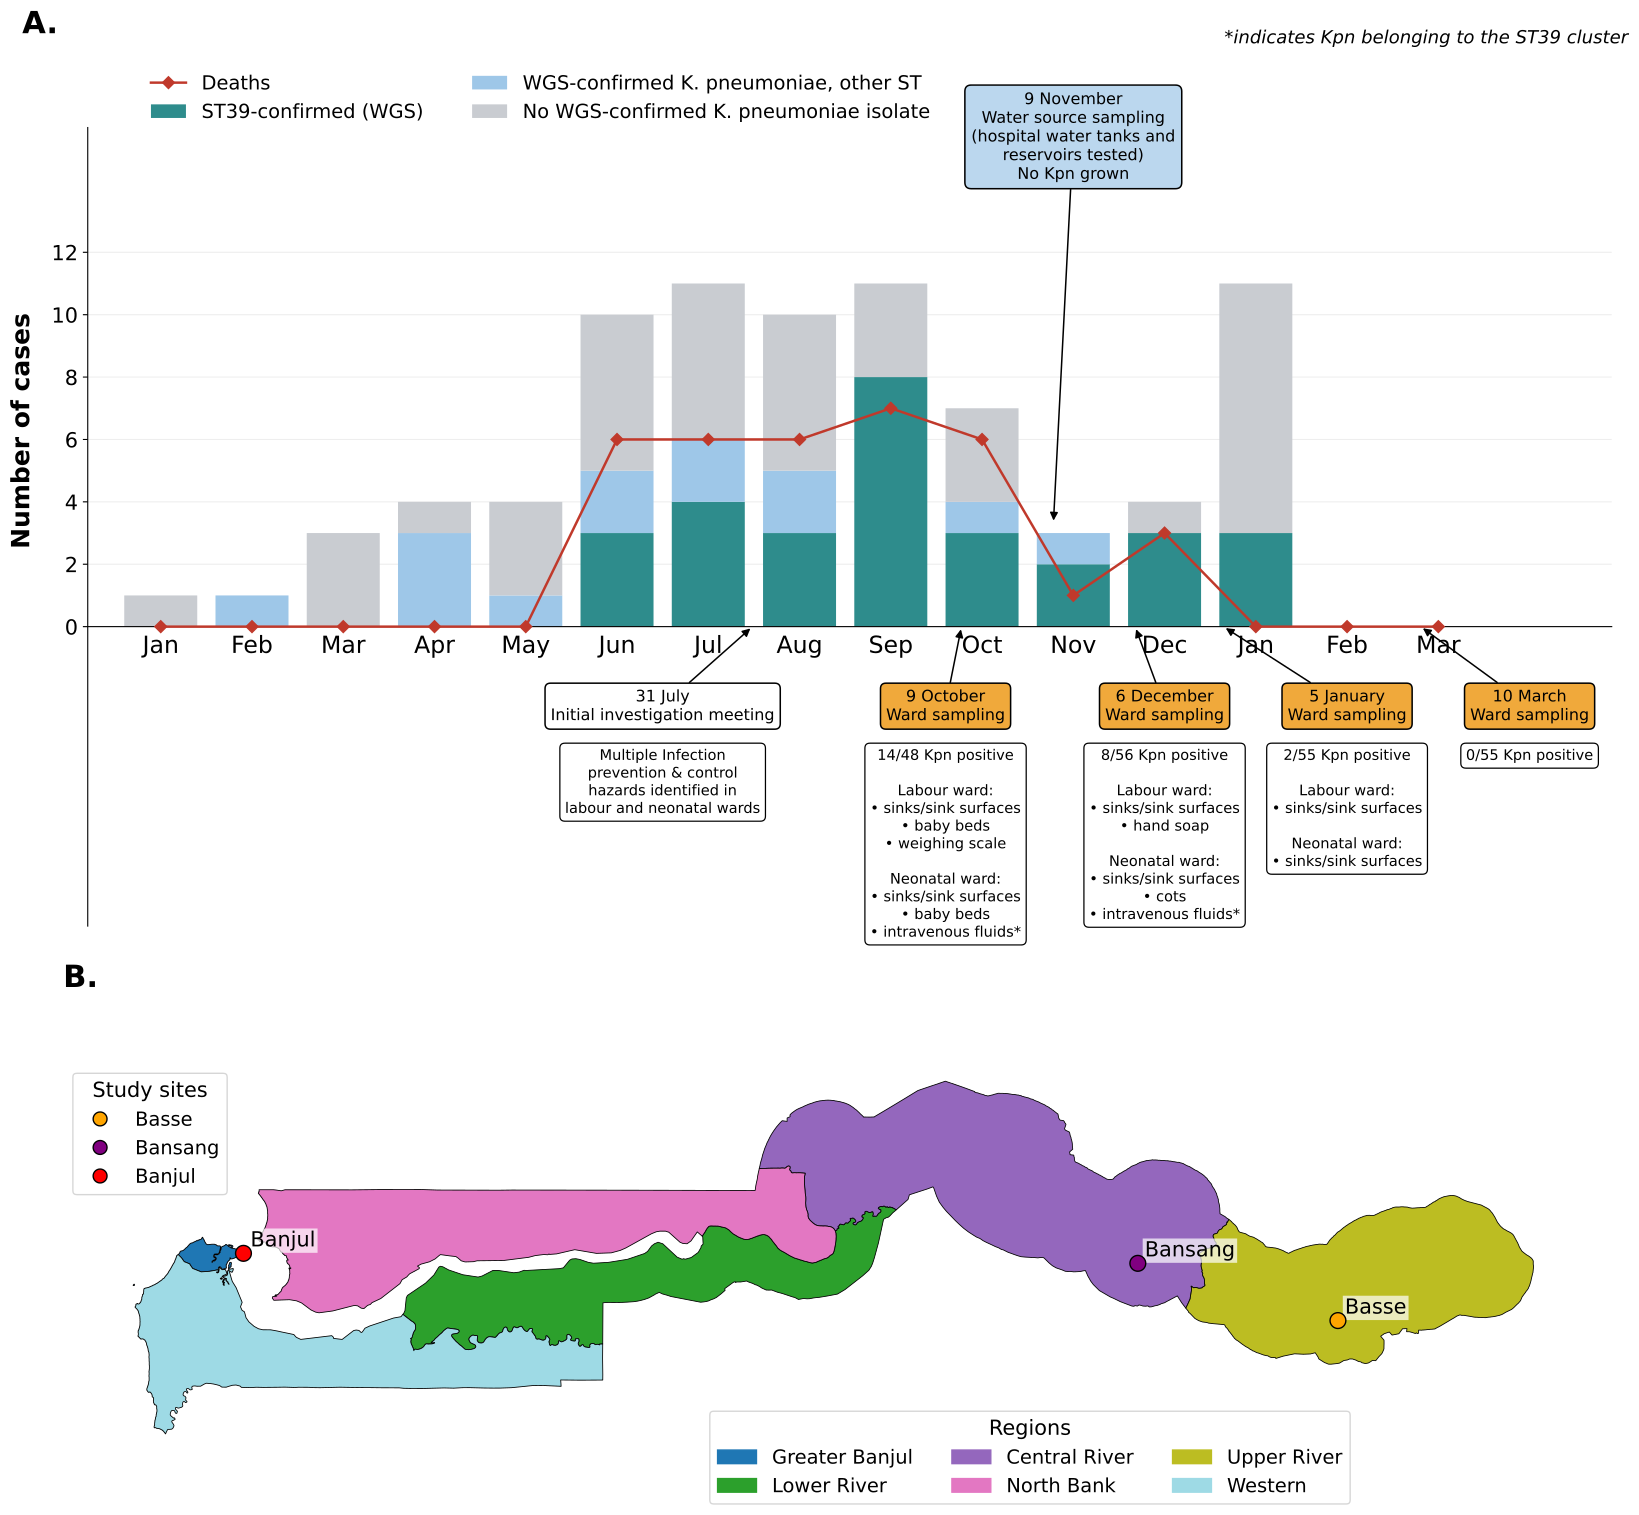

Generate this figure with Python:
#!/usr/bin/env python3
"""
Figure 1 — Outbreak timeline (A) and map of study sites (B)

Paper: Foster-Nyarko E et al. medRxiv (2026). https://doi.org/10.64898/2026.03.03.26347025.

Panel A: monthly K. pneumoniae sepsis cases (stacked by whole-genome sequencing result) with deaths,
annotated with the outbreak investigation and environmental sampling events.
Panel B: map of The Gambia showing Bansang, Basse and Banjul.

Requirements:
    pip install pandas geopandas matplotlib shapely

Data (in data/):
    fig01_epi_curve.csv             — monthly case and death totals (outbreak report epidemic curve)
    fig01_clinical_kpn_isolates.csv — WGS-confirmed clinical K. pneumoniae isolates (Supplementary File 1)
    gadm41_GMB_1.shp (+ .dbf/.prj/.shx) — Gambia level-1 boundaries, https://gadm.org/download_country.html
"""

import calendar

import geopandas as gpd
import matplotlib.pyplot as plt
import matplotlib.patches as mpatches
import pandas as pd
from matplotlib.lines import Line2D
from shapely.geometry import Point

plt.rcParams["font.family"] = "DejaVu Sans"

out_pdf = "fig01_timeline_and_map.pdf"

# ---------- Data ----------
epi = pd.read_csv("data/fig01_epi_curve.csv", comment="#")
iso = pd.read_csv("data/fig01_clinical_kpn_isolates.csv")
iso["month"] = iso.apply(lambda r: f"{int(r.year)}-{int(r.month):02d}", axis=1)
wgs = (iso.assign(st39=iso["st"].eq("ST39"))
          .groupby("month")["st39"].agg(st39="sum", total="count"))
epi = epi.join(wgs, on="month").fillna({"st39": 0, "total": 0})
epi["other_kp"] = epi["total"] - epi["st39"]
epi["no_wgs"] = epi["cases"] - epi["total"]
assert (epi["no_wgs"] >= 0).all(), "more WGS-confirmed isolates than cases in a month"

months = pd.PeriodIndex(epi["month"], freq="M")
x = list(range(len(epi)))


def date_x(year, month, day):
    """x position of a calendar date (bars are centred on integer month indices)."""
    i = list(months).index(pd.Period(f"{year}-{month:02d}", freq="M"))
    return i - 0.5 + (day - 0.5) / calendar.monthrange(year, month)[1]


# ---------- Colours ----------
C_ST39, C_OTHER, C_NOWGS = "#2E8C8C", "#9EC7E8", "#C9CCD1"
C_DEATH, C_SAMPLING, C_WATER = "#C0392B", "#F0A93B", "#BBD7EE"

# ---------- Figure ----------
fig = plt.figure(figsize=(16.4, 15.07))
axA = fig.add_axes([0.045, 0.39, 0.93, 0.53])
axB = fig.add_axes([0.03, 0.0, 0.94, 0.34])

# Panel A: stacked bars + deaths
axA.bar(x, epi["st39"], width=0.8, color=C_ST39, label="ST39-confirmed (WGS)", zorder=2)
axA.bar(x, epi["other_kp"], width=0.8, bottom=epi["st39"], color=C_OTHER,
        label="WGS-confirmed K. pneumoniae, other ST", zorder=2)
axA.bar(x, epi["no_wgs"], width=0.8, bottom=epi["st39"] + epi["other_kp"], color=C_NOWGS,
        label="No WGS-confirmed K. pneumoniae isolate", zorder=2)
axA.plot(x, epi["deaths"], color=C_DEATH, lw=1.8, marker="D", ms=6, label="Deaths", zorder=3)

axA.set_ylim(-9.6, 16)
axA.set_xlim(-0.8, len(x) + 0.9)
axA.set_yticks(range(0, 13, 2))
axA.tick_params(axis="y", labelsize=15)
axA.set_ylabel("Number of cases", fontsize=18, fontweight="bold")
axA.yaxis.set_label_coords(-0.035, 0.62)
axA.spines["bottom"].set_position(("data", 0))
for s in ("top", "right"):
    axA.spines[s].set_visible(False)
axA.set_xticks(x)
axA.set_xticklabels([calendar.month_abbr[m.month] for m in months])
axA.tick_params(axis="x", labelsize=17, length=0, pad=6)
for y in range(2, 13, 2):
    axA.axhline(y, color="#EEEEEE", lw=0.8, zorder=0)

handles = dict(zip(*axA.get_legend_handles_labels()[::-1]))
order = ["Deaths", "ST39-confirmed (WGS)",                                          # column 1
         "WGS-confirmed K. pneumoniae, other ST", "No WGS-confirmed K. pneumoniae isolate"]  # column 2
axA.legend([handles[k] for k in order], order, ncol=2, fontsize=14, frameon=False,
           loc="lower left", bbox_to_anchor=(0.03, 0.985), columnspacing=2.5, handlelength=1.8)
fig.text(0.985, 0.985, "*indicates Kpn belonging to the ST39 cluster", ha="right", va="top",
         fontsize=13, style="italic")
fig.text(0.005, 0.998, "A.", fontsize=22, fontweight="bold", va="top")


def event(xc, target, title, body=None, colour="white", body_lines=0):
    """Dated event box below the axis, with an arrow to the event date and an optional details box."""
    axA.annotate(title, xy=(target, 0), xytext=(xc, -2.55), textcoords="data",
                 ha="center", va="center", fontsize=11.5,
                 bbox=dict(boxstyle="round,pad=0.35", fc=colour, ec="black", lw=1.1),
                 arrowprops=dict(arrowstyle="-|>", color="black", lw=1.1, shrinkA=0, shrinkB=2))
    if body:
        axA.text(xc, -3.9, body, ha="center", va="top", fontsize=10.5, linespacing=1.25,
                 bbox=dict(boxstyle="round,pad=0.35", fc="white", ec="black", lw=0.9))


event(5.5, date_x(2023, 7, 31), "31 July\nInitial investigation meeting",
      "Multiple Infection\nprevention & control\nhazards identified in\nlabour and neonatal wards")
event(8.6, date_x(2023, 10, 9), "9 October\nWard sampling",
      "14/48 Kpn positive\n\nLabour ward:\n• sinks/sink surfaces\n• baby beds\n• weighing scale\n\n"
      "Neonatal ward:\n• sinks/sink surfaces\n• baby beds\n• intravenous fluids*", colour=C_SAMPLING)
event(11.0, date_x(2023, 12, 6), "6 December\nWard sampling",
      "8/56 Kpn positive\n\nLabour ward:\n• sinks/sink surfaces\n• hand soap\n\n"
      "Neonatal ward:\n• sinks/sink surfaces\n• cots\n• intravenous fluids*", colour=C_SAMPLING)
event(13.0, date_x(2024, 1, 5), "5 January\nWard sampling",
      "2/55 Kpn positive\n\nLabour ward:\n• sinks/sink surfaces\n\nNeonatal ward:\n• sinks/sink surfaces",
      colour=C_SAMPLING)
event(15.0, date_x(2024, 3, 10), "10 March\nWard sampling", "0/55 Kpn positive", colour=C_SAMPLING)

# Water-source sampling (above the bars)
nov = date_x(2023, 11, 9)
axA.annotate("9 November\nWater source sampling\n(hospital water tanks and\nreservoirs tested)\nNo Kpn grown",
             xy=(nov, epi.loc[10, "cases"] + 0.4), xytext=(10.0, 15.7), ha="center", va="center",
             fontsize=11.5, bbox=dict(boxstyle="round,pad=0.4", fc=C_WATER, ec="black", lw=1.1),
             arrowprops=dict(arrowstyle="-|>", color="black", lw=1.1, shrinkA=0, shrinkB=0))

# ---------- Panel B: map ----------
gmap = gpd.read_file("data/gadm41_GMB_1.shp")
gmap["display_name"] = gmap["NAME_1"].replace({"Banjul": "Greater Banjul", "Maccarthy Island": "Central River"})
region_order = ["Greater Banjul", "Lower River", "Central River", "North Bank", "Upper River", "Western"]
cmap = plt.colormaps["tab20"].resampled(len(region_order))
region_colors = {r: cmap(i) for i, r in enumerate(region_order)}
for r in region_order:
    gmap[gmap["display_name"] == r].plot(ax=axB, color=region_colors[r], edgecolor="black", linewidth=0.6)

towns = pd.DataFrame({"Town": ["Basse", "Bansang", "Banjul"],
                      "lat": [13.3096, 13.4333, 13.4549], "lon": [-14.2136, -14.6461, -16.5790]})
town_colors = {"Basse": "orange", "Bansang": "purple", "Banjul": "red"}
towns = gpd.GeoDataFrame(towns, geometry=[Point(xy) for xy in zip(towns.lon, towns.lat)], crs="EPSG:4326")
for _, t in towns.iterrows():
    axB.scatter(t.geometry.x, t.geometry.y, s=130, color=town_colors[t.Town], edgecolor="black", zorder=5)
    axB.annotate(t.Town, xy=(t.geometry.x, t.geometry.y), xytext=(5, 5), textcoords="offset points",
                 fontsize=15, bbox=dict(facecolor="white", edgecolor="none", alpha=0.7, pad=1.5))
axB.set_aspect("equal")
axB.set_axis_off()
axB.legend(handles=[Line2D([0], [0], marker="o", ls="", markerfacecolor=town_colors[t],
                           markeredgecolor="black", markersize=10, label=t) for t in town_colors],
           title="Study sites", loc="upper left", fontsize=14, title_fontsize=15, frameon=True)
fig.legend(handles=[mpatches.Patch(color=region_colors[r], label=r) for r in region_order],
           title="Regions", loc="lower center", bbox_to_anchor=(0.62, 0.0), ncol=3, fontsize=14,
           title_fontsize=15, frameon=True)
fig.text(0.03, 0.365, "B.", fontsize=22, fontweight="bold", va="top")

fig.savefig(out_pdf, bbox_inches="tight")
print(f"Saved: {out_pdf}")
